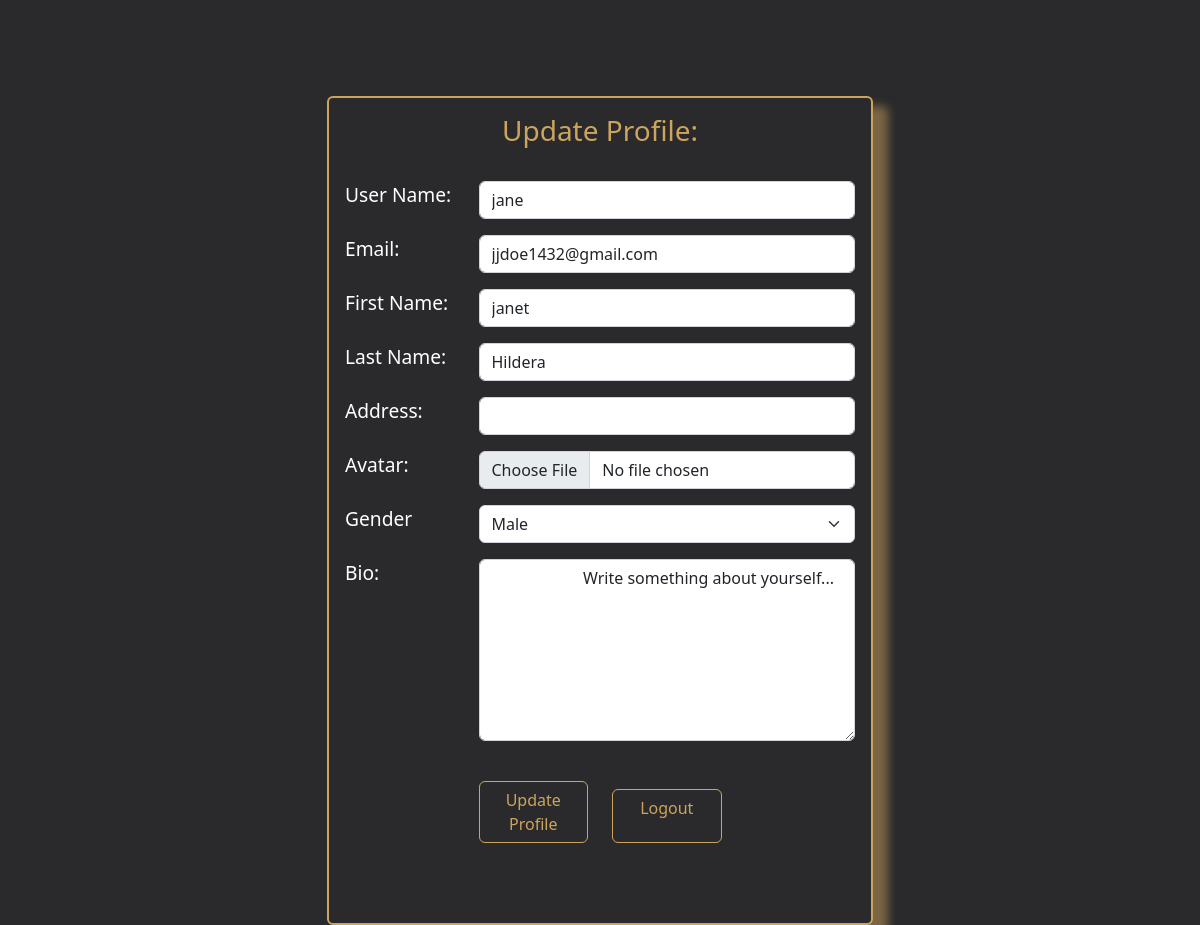
/account/update-profile/ (signed in), run on an earlier commit of the app's database.
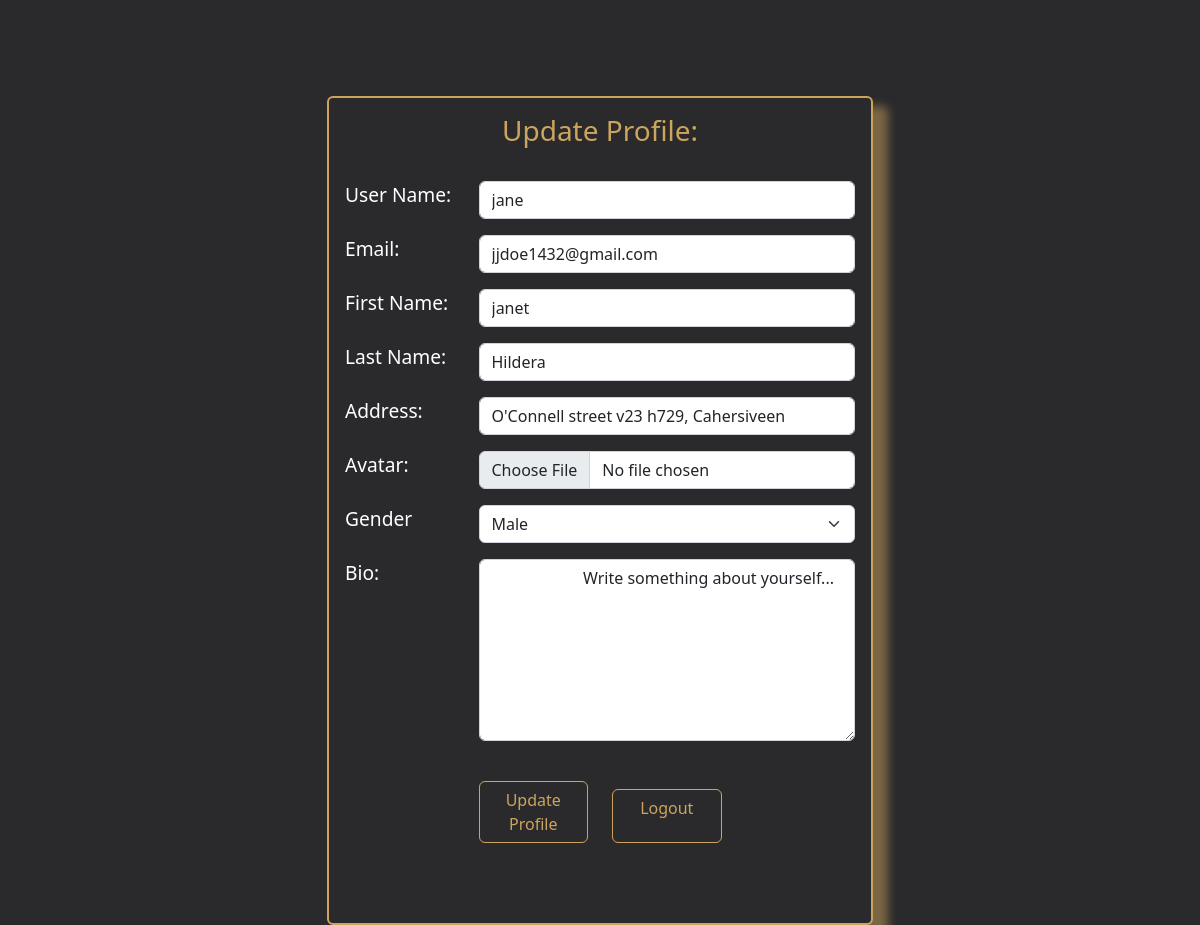
And on a later commit of the database.
### account/models.py (models this page shows, shortened)
class Profile(models.Model):
    GENDER = (
        ('male', 'male'),
        ('female', 'female'),
    )
    user = models.OneToOneField(User, on_delete=models.CASCADE)
    gender = models.CharField(max_length=6, choices=GENDER, default='male')
    bio = models.TextField(blank=True)
    avatar = models.ImageField(blank=True, upload_to='profile_pics/')
    address = models.CharField(max_length=100, blank=True)
    created_on = models.DateTimeField(auto_now_add=True)
    updated_on = models.DateTimeField(auto_now=True)
    def image_tag(self):
        if self.avatar:
            return mark_safe('<img src="%s" height="50" width="50">' %self.avatar.url)
        return "No image found"
    image_tag.short_description = 'Avatar'

### account/views.py (the view, shortened to what this page needs)
# urls.py: path('update-profile/', views.profile_update, name='update-profile'),
@login_required(login_url='account/signin')
def profile_update(request):
    user_profile = Profile.objects.get(user_id=request.user.id)
    post_data = request.POST or None
    user_form = UserUpdateForm(instance=request.user)
    profile_form = UserProfileForm(instance=request.user.profile)
    context = {'user_form': user_form, 'profile_form': profile_form, 'user_profile': user_profile}
    return render(request, 'account/update_profile.html', context)

### account/forms.py
class UserUpdateForm(UserChangeForm):
    class Meta:
        model = User
        fields = ['username', 'email', 'first_name', 'last_name']

class UserProfileForm(forms.ModelForm):
    class Meta:
        model = Profile
        fields = ['gender', 'bio', 'avatar', 'address']

### templates/account/update_profile.html (shortened to what this page needs)
{% extends 'base_auth.html' %}
{% load static %}
{% block content %}
<div class="row mt-5">
    <div class="col-md-3"></div>
    <div class="col-md-6 mt-5">
        <div class="card logout">
            <div class="card-body">
              <h3 class="card-title title-lead">Update Profile:</h3>
              <hr>
              <div class="row mb-5 gx-5">
                <form action="" method="post" enctype="multipart/form-data">
                  <div class="row mb-3">
                    <div class="col-md-3">
                      <label class="form-label sp-teller">User Name:</label>
                    </div>
                    <div class="col-md-9">
                    <input type="text" class="form-control" name="username" aria-label="User name" value="{{ user.username }}">
                    </div>
                  </div>
                  <div class="row mb-3">
                    <div class="col-md-3">
                      <label class="form-label sp-teller">Email:</label>
                    </div>
                    <div class="col-md-9">
                    <input type="email" class="form-control" name="email" aria-label="User email" value="{{ user.email }}">
                    </div>
                  </div>
                  <div class="row mb-3">
                    <div class="col-md-3">
                      <label class="form-label sp-teller">First Name:</label>
                    </div>
                    <div class="col-md-9">
                    <input type="text" class="form-control" name="first_name" aria-label="First name" value="{{ user_profile.user.first_name}}">
                    </div>
                  </div>
                <div class="row mb-3">
                  <div class="col-md-3">
                    <label class="form-label sp-teller">Last Name:</label>
                  </div>
                  <div class="col-md-9">
                  <input type="text" class="form-control" name="last_name" aria-label="Last name" value="{{ user_profile.user.last_name}}">
                  </div>
                </div>
                <div class="row mb-3">
                  <div class="col-md-3">
                    <label class="form-label sp-teller">Address:</label>
                  </div>
                  <div class="col-md-9">
                  <input type="text" class="form-control" name="address" aria-label="address" value="{{ user_profile.address}}">
                  </div>
                </div>
                <div class="row mb-3">
                    <div class="col-md-3">
                      <label class="form-label sp-teller" for="avatar">Avatar:</label>
                    </div>
                    <div class="col-md-9">
                    <input type="file" class="form-control" name="avatar">
                    </div>
                </div>
                <div class="row mb-3">
                  <div class="col-md-3">
                    <label for="" class="form-label sp-teller" for="select gender">
                      Gender
                    </label>
                  </div>
                  <div class="col-md-9">
                    <select class="form-select" aria-label="Default select gender" name="gender">
                      <option selected>Male</option>
                    </select>
                  </div>
                </div>
                <div class="row mb-3">
                  <div class="col-md-3">
                    <label class="form-label sp-teller" for="bio">Bio:</label>
                  </div>
                  <div class="col-md-9">
                    <textarea name="bio" id="bio" cols="30" rows="7" class="form-control">
                      Write something about yourself...
                    </textarea>
                  </div>
                </div>
                <br>
                <div class="row mb-3">
                  <div class="col-md-3"></div>
                  <div class="col-md-6 d-grid gap-4 d-md-flex justify-content-md-end">
                    <button type="submit" class="btn btn-outline-primary btn-block cfm">Update Profile</button>
                    <a href="{% url 'account:logout' %}" class="btn btn-outline-primary btn-block cfm">Logout</a>
                  </div>
                  <div class="col-md-3"></div>
                </div>
                </form>
              </div>
            </div>
          </div>
    </div>
    <div class="col-md-3"></div>
</div>
{% endblock %}

### templates/base_auth.html (shortened to what this page needs)
{% load static %}
<!doctype html>
<html lang="en">
  <head>
      <link rel="stylesheet" href="https://stackpath.bootstrapcdn.com/bootstrap/4.2.1/css/bootstrap.min.css">
      <link href="https://stackpath.bootstrapcdn.com/font-awesome/4.7.0/css/font-awesome.min.css" rel="stylesheet">
      <link rel="stylesheet" href="https://cdnjs.cloudflare.com/ajax/libs/tempusdominus-bootstrap-4/5.1.2/css/tempusdominus-bootstrap-4.min.css" />
    <link rel="stylesheet" href="https://cdnjs.cloudflare.com/ajax/libs/font-awesome/4.7.0/css/font-awesome.min.css">
    <link href="{% static 'css/bootstrap.min.css' %}" rel="stylesheet">
    <link rel="stylesheet" href="https://cdn.jsdelivr.net/npm/bootstrap-icons@1.10.3/font/bootstrap-icons.css">
    <link rel="stylesheet" href="{% static 'css/style.css' %}">
  </head>
  <body>
<main role="main" class="container">
  {% block content %}
  {% endblock %}
</main>
  </body>
</html>

### static/css/style.css (style rules this page uses)
body { background-color: #2a2a2c; }
.title-lead { text-align: center; color: #cda45e; }
.logout { border: 2px solid #cda45e; background-color: #2a2a2c; box-shadow: 15px 10px 10px rgba(205, 164, 94, 0.5); }
h3 { text-align: center; color: #cda45e; }
.cfm { color: #cda45e!important; border: 1px solid #cda45e; }
.sp-teller, .sp-teller > a { color: #fff; font-size: 120%; }

What changed in the data, as far as the page shows it:
changed Profile "janet": address (not shown) → "O'Connell street v23 h729, Cahersiveen"
